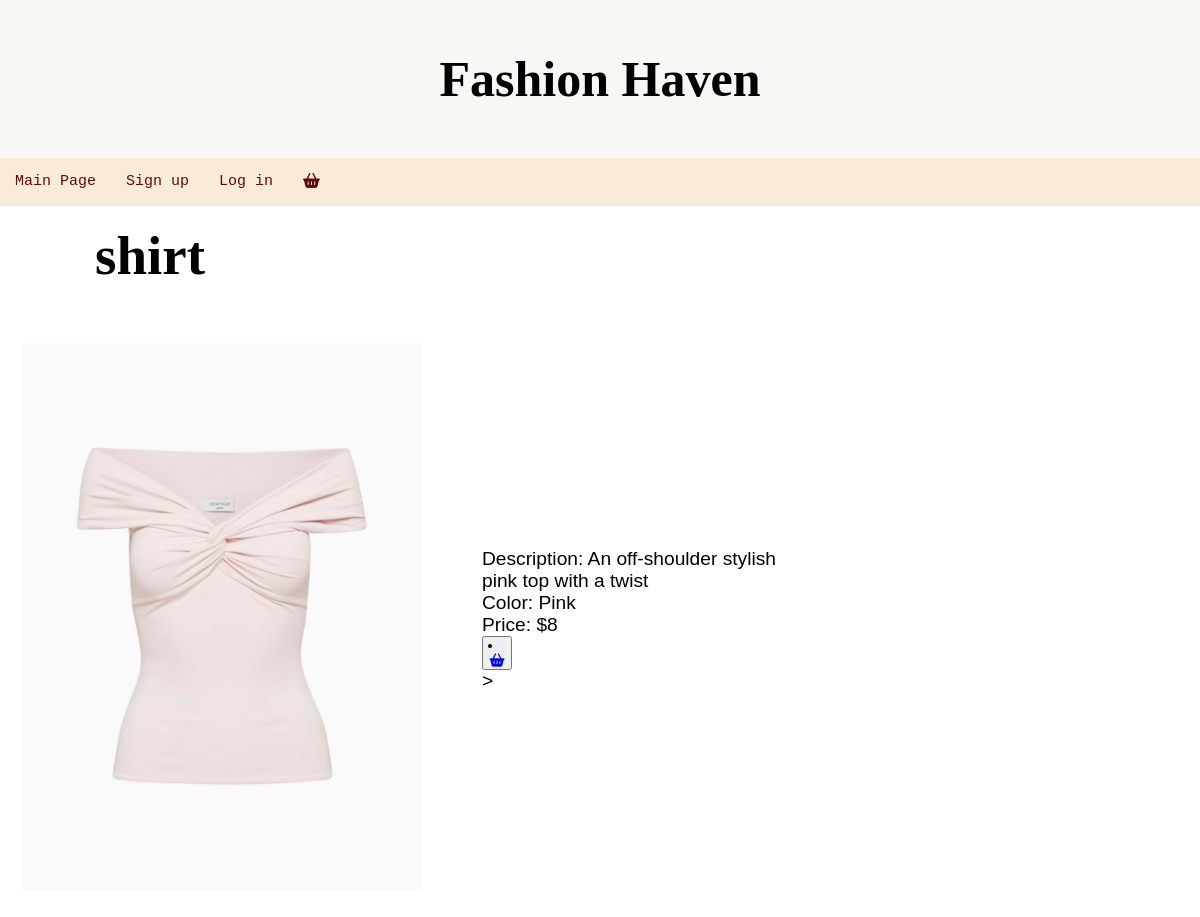
Page /item/1 on the committed database.
### tables this page shows
CREATE TABLE "Item" (
	"ID"	INTEGER,
	"Type"	INTEGER,
	"Info"	TEXT,
	"Color"	TEXT,
	"Price"	TEXT,
	"img-src"	TEXT,
	PRIMARY KEY("ID")
);

### app.py (the view)
@app.route('/item/<int:id>')
def single_item_name(id):
    sql= f"SELECT * FROM Item WHERE id={id}" #TOOO remove f-string
    item_name = query_db(sql, one=True)
    return render_template('single_item_name.html', item_name=item_name)

### app.py (called while the page is built)
def query_db(sql,args=(),one=False):
    db = sqlite3.connect('ERD .db')
    cursor = db.cursor()
    cursor.execute(sql, args)
    results = cursor.fetchall()
    print(sql, args, one)
    print('results:', results)
    db.commit()
    db.close()
    return (results[0] if results else None) if one else results

### templates/single_item_name.html
{% extends 'base.html' %}
{% block content %}
<head>
      <link rel="stylesheet" href="{{url_for ('static', filename='/style.css')}}">
</head>
<body>
      <div class="type">
          <h1>{{item_name[1]}}</h1>
         <div class="item-container">
            <img class= "item-image" src="{{url_for('static',filename='images/'+item_name[5])}}" alt="{{item_name[1]}}">
            <div class="item-details">
            <p>Description: {{item_name[2]}}</p>
           <p>Color: {{item_name[3]}}</p>
           <p class>Price: {{item_name[4]}}</p>
           <div class="shopping">
            <form action="/add_to_cart/{{item_name[0]}}" method="POST"> <button type="submit"><li class= "checkout"><a href="/checkout" ><i class="fa-solid fa-basket-shopping"></i></a></li></button>></form>
            </div>
      </div>
</body>
{% endblock %}

### static/style.css (style rules this page uses)
* { margin: 0; padding: 0; font-family: 'Poppins', sans-serif; box-sizing: border-box; }
body { margin: 0px; background-image: url("https://images.unsplash.com/photo-1645785328791-64e8ff28edcd?q=80&w=2232&auto=format&fit=crop&ixlib=rb-4.1.0&ixid=M3wxMjA3fDB8MHxwaG90by1wYWdlfHx8fGVufDB8fHx8fA==Ybackground_image.avif"); background-repeat: no-repeat; background-attachment: fixed; }
h1 { text-align: center; padding: 50px; font-size: 50px; background-color: rgb(249, 247, 244); font-family: "Lucida Handwriting", Cursive; margin: 0; }
.item-image { width: 500px; height: 500px; object-fit: absolute; object-position: right; }
.shopping { display: flex; width: 30px; height: 100px; }
.type { border-radius: 25px; border: 2px solid #fff; padding: 20px; width: 300px; height: 100px; display: absolute; align-items: center; }
.type h1 { margin: 0; font-size: 55px; line-height: 1; padding: 0; background: transparent; }
.item-image { width: 400px; height: auto; margin-bottom: 20%; }
.item-container { display: flex; flex-direction: row; align-items: center; gap: 60px; margin-top: 60px; }
.item-details { display:block; flex: 1; font-size: larger; min-width: 300px; text-align: left; }

### rows in the picture
Item: Type "shirt", url_for (picture), Info "An off-shoulder stylish pink top with a twist", Color "Pink", Price "$8"
